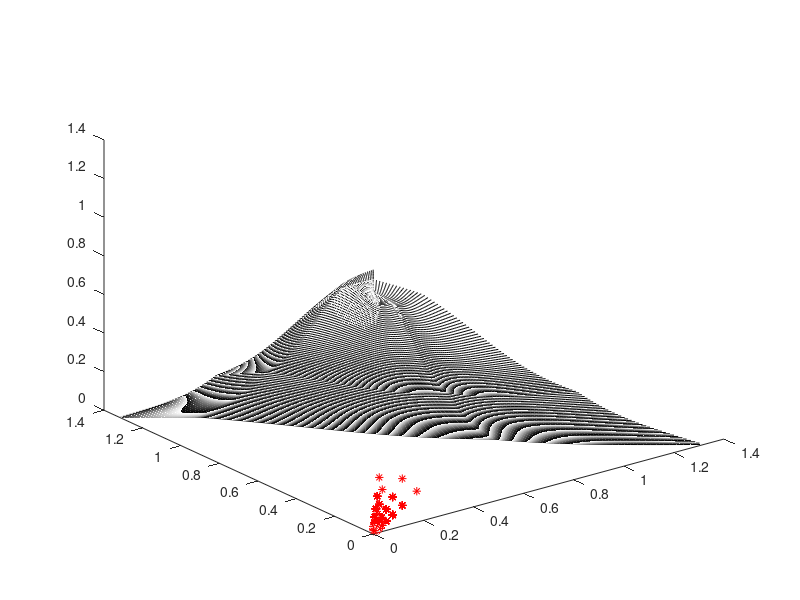

The MATLAB script that drew this image: (Note: this script raises an error after producing the figure.)
P =1;
M = 10; %% objs
%%%%%%%%%%%%%%%%%%%%%%%%%%%%%%%%%%%%%%%%%%%%%%%%%%%%%%%%%%
x=[0:0.001:1];
A=1;
B=1;
S=2;
l = 12;
%%%%%%%%%%%%%%%%%%%%%%%%%%%%%%%%%%%%%%%%%%%%%%%%%%%%%%%%%%
x=[0:0.01:1];
y=[0:0.01:1];
[u,v]=meshgrid(x,y);
m1 = 2 + min(sin(2.*A.*pi.*power(u,B)), cos(2.*A.*pi.*power(u,B)-pi./l))./(power(2,S)); %% A.*power(2,S)
m2 = 2 + min(sin(2.*A.*pi.*power(v,B)), cos(2.*A.*pi.*power(v,B)-pi./l))./(power(2,S)); %%A.*power(2,S)
ma=(m1.*m2)./2;
m= (ma).^0.4
f1=m.*u.*v;
f2=m.*u.*(1-v);
f3=m.*(1-u);
plot3(f1,f2,f3,'k');
hold on
%%%%%%%%%%%%%%%%%%%%%%%%%%%%%%%%%%%%%%%%%%%%%%%%%%%%%%%%%%
%% parameters in knee function;
m1 =  2 + min(sin(2.*A.*pi.*power(x,B)), cos(2.*A.*pi.*power(x,B)-pi./l))./(power(2,S));
%%%%%%%%%%%%%%%%%%%%%%%%%%%%%%%%%%%%%%%%%%%%%%%%%%%%%%%%%%%%%%%%%%%%%%%%%%%
%% find the index of the minima  
[~,N] = size(x); %% the size of x
index = round(N/2); %% there are two minima of the knee function. 
[mm,mxid] = min(m1(1,1:index));
[mm2,mxid2] = min(m1(1,index:N));
%% corresponding x 
xknee = [];
minx = x(mxid);
minx2 = x(mxid2+index-1);
xknee =[xknee;minx;minx2];
fxknee = repmat(xknee',M-1,1); %% the xknee set.
%%%%%%%%%%%%%%%%%%%%%%%%%%%%%%%%%%%%%%%%%%%%%%%%%%%%%%%%%%%%%%%%%%%%%%%%%%%
%% do combinations among the fxknee. [1 2;4 5;7 8;10 11;13 14....] 
%% if there are 1 interval, then there are in the same line
com = zeros(M-1,2); %% 2 --> two minima
for i=1:M-1
   com(i,1) = 3*i-2;
   com(i,2) = 3*i-1;
end
com2 = reshape(com,[1,2*(M-1)]);
com3 = combnk(com2,M-1);
fcom = [];
[nr,nc] = size(com3);
for i=1:nr
    com4 = combnk(com3(i,:),2);
    [row,col] = size(com4);
    com5 = com4(:,2)-com4(:,1);
    if ~any((com5+1)==0) & ~any((com5-1)==0)
        fcom = [fcom;com3(i,:)];
    end
end
fcom = sort(fcom,2); %% sort array and save the position of the xknee.
[nrf,ncf] = size(fcom);
oxknee = xknee';
vark = []; %% save the true x knee point
ffcom = mod(fcom,3);
for i=1:nrf
    for j =1: ncf
        if ffcom(i,j) == 1
            tmp =  oxknee(1,1);
            vark(i,j) = tmp;
        end
        if  ffcom(i,j) == 2
            tmp =  oxknee(1,2);
            vark(i,j) = tmp;
        end
    end
end
mk = zeros(nrf,M-1);
mknee = zeros(nrf,1);
for i=1:M-1
    mk(:,i)  = 2 + min(sin(2.*A.*pi.*power(vark(:,i),B)), cos(2.*A.*pi.*power(vark(:,i),B)-pi./l))./(power(2,S)); %% A.*power(2,S)
end
Tr = mk'; %% transposition
if M>2
   mknee = prod(Tr(:,1:nrf))./(M-1); %% multiplicative
end
if M==2
   mknee = Tr(:,1:nrf)./(M-1); %% multiplicative
end
mknee = (mknee').^(0.4);; %% transposition
%% construct the shape functions:           
PopObj = ones(nrf,M);     
for i=1:M
    PopObj(:,i) = PopObj(:,i).*mknee;  
 end
 for i=1:M
               for j=1:M-i
                  PopObj(:,i) =  PopObj(:,i).*power(vark(:,j), P);
               end
               if i~=1
                   aux = M - i +1;
                   PopObj(:,i)= PopObj(:,i).*(1 - power(vark(:,aux), P));
               end
end
%%%%%%%%%%%%%%%%%%%%%%%%%%%%%%%%%%%%%%%%%%%%%%%%%%%%%%%%%%
plot3(PopObj(:,1),PopObj(:,2),PopObj(:,3),'r*');
hold on
%%%%%%%%%%%%%%%%%%%%%%%%%%%%%%%%%%%%%%%%%%%%%%%%%%%%%%%%%%%
saveKnee('PMOP5-',PopObj,M);
% view(124,21)
